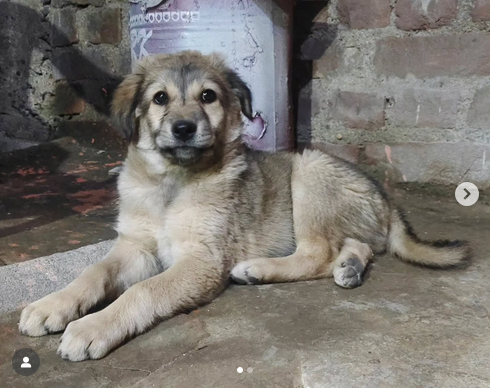
#> input picture Pictures/Picture_1.png, 490 x 388 px
$ python image_processor.py
#> lines starting #> are read from the running program, lines starting #| are printed output that depends on the picture

import os
from pathlib import Path

import cv2
import numpy as np

def add_watermark(img, text="@akshaysatyam2"):
    """
    Adds subtle watermark at bottom center.
    """
    h, w = img.shape[:2]
    font = cv2.FONT_HERSHEY_SIMPLEX
    font_scale = 0.9
    thickness = 2
    color = (70, 70, 70)
    alpha = 0.4

    overlay = img.copy()
    text_size = cv2.getTextSize(text, font, font_scale, thickness)[0]
    x = (w - text_size[0]) // 2
    y = h - 25

    cv2.putText(overlay, text, (x, y), font, font_scale, color, thickness, cv2.LINE_AA)

    return cv2.addWeighted(overlay, alpha, img, 1 - alpha, 0)

def create_collage(original, processed_list, titles, output_path):
    """
    Creates a clean 3×4 grid: Original top-left, then all 10 processed versions.
    Text is centered with high-contrast, readable overlay.
    """
    cell_w, cell_h = 460, 460
    padding = 15
    grid = np.ones((3 * cell_h, 4 * cell_w, 3), dtype=np.uint8) * 250  # Light background

    def add_centered_text(img, text, font=cv2.FONT_HERSHEY_DUPLEX, font_scale=1.1, thickness=3):
        h, w = img.shape[:2]
        text_size = cv2.getTextSize(text, font, font_scale, thickness)[0]
        x = (w - text_size[0]) // 2
        y = 70  # Fixed from top

        # Dark semi-transparent background
        overlay = img.copy()
        cv2.rectangle(overlay, (x - 10, y - text_size[1] - 10), (x + text_size[0] + 10, y + 10), (0, 0, 0), -1)
        cv2.addWeighted(overlay, 0.5, img, 0.5, 0, img)

        # White bold text
        cv2.putText(img, text, (x, y), font, font_scale, (255, 255, 255), thickness, cv2.LINE_AA)

    # Place Original (top-left)
    orig = cv2.resize(original, (cell_w, cell_h))
    add_centered_text(orig, "ORIGINAL", font_scale=1.6, thickness=4)
    grid[0:cell_h, 0:cell_w] = orig

    # Place all processed images
    for i, (proc, title) in enumerate(zip(processed_list, titles)):
        row = (i + 1) // 4
        col = (i + 1) % 4
        y1, y2 = row * cell_h, (row + 1) * cell_h
        x1, x2 = col * cell_w, (col + 1) * cell_w

        resized = cv2.resize(proc, (cell_w, cell_h))
        add_centered_text(resized, title, font_scale=1.0, thickness=3)
        grid[y1:y2, x1:x2] = resized

    # Top title bar
    title_bar_h = 120
    title_bar = np.ones((title_bar_h, grid.shape[1], 3), dtype=np.uint8) * 255
    main_title = "10 Image Preprocessing Techniques for Computer Vision"
    text_size = cv2.getTextSize(main_title, cv2.FONT_HERSHEY_DUPLEX, 1.8, 5)[0]
    x = (title_bar.shape[1] - text_size[0]) // 2
    y = 85
    cv2.putText(title_bar, main_title, (x, y), cv2.FONT_HERSHEY_DUPLEX, 1.8, (30, 30, 80), 5, cv2.LINE_AA)

    # Final assembly
    final = np.vstack((title_bar, grid))
    final = add_watermark(final, "@akshaysatyam2")

    cv2.imwrite(output_path, final)
    print(f"Collage saved → {output_path}")

def side_by_side_with_title(original, processed, title):
    """
    Creates clean side-by-side with title on top and watermark.
    """
    h, w = original.shape[:2]
    if processed.shape[:2] != (h, w):
        processed = cv2.resize(processed, (w, h))

    orig = original.copy()
    proc = processed.copy()
    cv2.putText(orig, "ORIGINAL", (15, 50), cv2.FONT_HERSHEY_DUPLEX, 1.1, (0, 200, 0), 2, cv2.LINE_AA)
    cv2.putText(proc, title, (15, 50), cv2.FONT_HERSHEY_DUPLEX, 1.1, (0, 200, 255), 2, cv2.LINE_AA)

    comparison = np.hstack((orig, proc))

    title_bar = np.ones((90, comparison.shape[1], 3), dtype=np.uint8) * 240
    cv2.putText(title_bar, title, (40, 60), cv2.FONT_HERSHEY_DUPLEX, 1.4, (50, 50, 50), 3, cv2.LINE_AA)

    final = np.vstack((title_bar, comparison))

    final = add_watermark(final, "@akshaysatyam2")

    return final


def grayscale(img):
    """
    Converts image to grayscale.

    This preprocessor converts the input image to grayscale by removing color information, resulting in a single-channel image that emphasizes intensity variations.
    """
    gray = cv2.cvtColor(img, cv2.COLOR_BGR2GRAY)
    return cv2.cvtColor(gray, cv2.COLOR_GRAY2BGR), "Grayscale"

def adaptive_gaussian_threshold(img):
    """
    Applies adaptive Gaussian thresholding with morphological operations.

    This preprocessor uses adaptive Gaussian thresholding to binarize the image, followed by morphological closing and opening to reduce noise and enhance features.
    """
    gray = cv2.cvtColor(img, cv2.COLOR_BGR2GRAY)
    t = cv2.adaptiveThreshold(gray, 255, cv2.ADAPTIVE_THRESH_GAUSSIAN_C, cv2.THRESH_BINARY, 11, 2)
    k = np.ones((3,3), np.uint8)
    t = cv2.morphologyEx(t, cv2.MORPH_CLOSE, k)
    t = cv2.morphologyEx(t, cv2.MORPH_OPEN, k)
    return cv2.cvtColor(t, cv2.COLOR_GRAY2BGR), "Adaptive Gaussian Threshold"

def otsu_threshold(img):
    """
    Applies Otsu's thresholding.

    Otsu's method automatically determines the optimal threshold value to separate foreground and background pixels.
    """
    gray = cv2.cvtColor(img, cv2.COLOR_BGR2GRAY)
    _, t = cv2.threshold(gray, 0, 255, cv2.THRESH_BINARY + cv2.THRESH_OTSU)
    return cv2.cvtColor(t, cv2.COLOR_GRAY2BGR), "Otsu's Thresholding"

def unsharp_mask(img):
    """
    Applies unsharp masking for image sharpening.

    Unsharp masking enhances image sharpness by subtracting a blurred version of the image from the original, emphasizing edges and fine details.
    """
    blur = cv2.GaussianBlur(img, (9,9), 10)
    return cv2.addWeighted(img, 1.5, blur, -0.5, 0), "Unsharp Masking"

def clahe_enhancement(img):
    """
    Applies CLAHE (Contrast Limited Adaptive Histogram Equalization).

    CLAHE improves local contrast in images, making features more distinguishable, especially in areas with varying illumination.
    """
    gray = cv2.cvtColor(img, cv2.COLOR_BGR2GRAY)
    clahe = cv2.createCLAHE(clipLimit=2.0, tileGridSize=(8,8))
    return cv2.cvtColor(clahe.apply(gray), cv2.COLOR_GRAY2BGR), "CLAHE Enhancement"

def bilateral_filtering(img):
    """
    Applies bilateral filtering for noise reduction while preserving edges.

    Bilateral filtering smooths images while maintaining edge sharpness, making it effective for noise reduction without blurring important features.
    """
    return cv2.bilateralFilter(img, 9, 75, 75), "Bilateral Filtering"

def adaptive_mean_threshold(img):
    """
    Applies adaptive mean thresholding.

    This preprocessor uses adaptive mean thresholding to binarize the image, which calculates the mean of the neighborhood pixels to determine the threshold for each pixel.
    """
    gray = cv2.cvtColor(img, cv2.COLOR_BGR2GRAY)
    t = cv2.adaptiveThreshold(gray, 255, cv2.ADAPTIVE_THRESH_MEAN_C, cv2.THRESH_BINARY, 11, 2)
    return cv2.cvtColor(t, cv2.COLOR_GRAY2BGR), "Adaptive Mean Threshold"

def histogram_equalization(img):
    """
    Applies histogram equalization.

    Histogram equalization enhances the contrast of the image by redistributing the intensity values, making features more distinguishable.
    """
    gray = cv2.cvtColor(img, cv2.COLOR_BGR2GRAY)
    return cv2.cvtColor(cv2.equalizeHist(gray), cv2.COLOR_GRAY2BGR), "Histogram Equalization"

def median_denoising(img):
    """
    Applies median filtering for noise reduction.

    Median filtering reduces noise in the image by replacing each pixel's value with the median value of its neighboring pixels, effectively removing salt-and-pepper noise.
    """
    return cv2.medianBlur(img, 5), "Median Denoising"

def morphological_edge(img):
    """
    Applies morphological gradient for edge enhancement.

    Morphological gradient highlights the edges in the image by calculating the difference between the dilation and erosion of the image.
    """
    gray = cv2.cvtColor(img, cv2.COLOR_BGR2GRAY)
    k = np.ones((5,5), np.uint8)
    grad = cv2.morphologyEx(gray, cv2.MORPH_GRADIENT, k)
    _, t = cv2.threshold(grad, 30, 255, cv2.THRESH_BINARY_INV)
    return cv2.cvtColor(t, cv2.COLOR_GRAY2BGR), "Morphological Edge Enhancement"


PREPROCESSORS = [
    grayscale,
    adaptive_gaussian_threshold,
    otsu_threshold,
    unsharp_mask,
    clahe_enhancement,
    bilateral_filtering,
    adaptive_mean_threshold,
    histogram_equalization,
    median_denoising,
    morphological_edge,
]


def process_image(input_path="Pictures/Picture_1.png", output_dir="Output"):
#> called with input_path = 'Pictures/Picture_1.png', output_dir = 'Output'
    os.makedirs(output_dir, exist_ok=True)
    img = cv2.imread(input_path)
#> img is the input picture: shape (388, 490, 3); mean B, G, R 113.2, 118.7, 122.8
    if img is None:
        raise FileNotFoundError(f"Cannot read image: {input_path}")

    base_name = Path(input_path).stem
    print(f"Processing: {input_path}")

    orig_watermarked = add_watermark(img.copy(), "@akshaysatyam2")
    cv2.imwrite(os.path.join(output_dir, f"{base_name}_ORIGINAL.jpg"), orig_watermarked)

    processed_images = []
    titles = []

    for func in PREPROCESSORS:
        processed, title = func(img.copy())
        comparison = side_by_side_with_title(img, processed, title)

        safe_title = title.replace(" ", "_").replace("'", "").replace("(", "").replace(")", "")
        filename = f"{base_name}__{safe_title}.jpg"
        out_path = os.path.join(output_dir, filename)
        cv2.imwrite(out_path, comparison)

        clean_name = f"{base_name}__{safe_title}_CLEAN.jpg"
        cv2.imwrite(os.path.join(output_dir, clean_name), processed)
        processed_images.append(processed)
        titles.append(title)

        print(f"Saved: {filename}")
#> this loop made 10 passes
#> (title, safe_title, filename, clean_name) on passes 1, 3, 4: ('Grayscale', 'Grayscale', 'Picture_1__Grayscale.jpg', 'Picture_1__Grayscale_CLEAN.jpg'), ("Otsu's Thresholding", 'Otsus_Thresholding', 'Picture_1__Otsus_Thresholding.jpg', 'Picture_1__Otsus_Thresholding_CLEAN.jpg'), ('Unsharp Masking', 'Unsharp_Masking', 'Picture_1__Unsharp_Masking.jpg', 'Picture_1__Unsharp_Masking_CLEAN.jpg')
#> (printed output is left out)
#> pass 1, in side_by_side_with_title, `comparison = np.hstack((orig, proc))`:
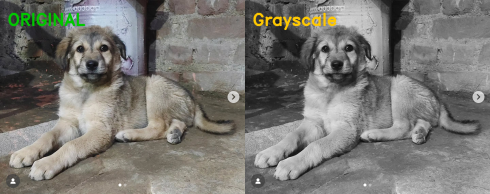
#> comparison: shape (388, 980, 3) (shown at 1/2 size); mean B, G, R 115.4, 120, 121.4
#> pass 1, in side_by_side_with_title, `final = np.vstack((title_bar, comparison))`:
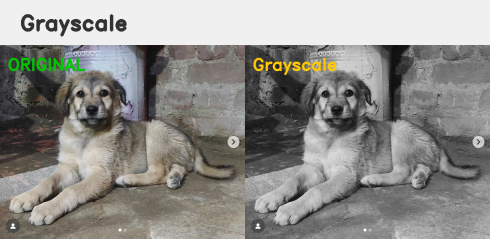
#> final: shape (478, 980, 3) (shown at 1/2 size); mean B, G, R 137.5, 141.3, 142.4
#> after the loop, processed_images = 10 items; titles = ['Grayscale', 'Adaptive Gaussian Threshold', "Otsu's Thresholding", 'Unsharp Masking', 'CLAHE Enhancement', 'Bilateral Filtering', 'Adaptive Mean Threshold', 'Histogram Equalization', 'Median Denoising', 'Morphological Edge Enhancement']

    print(f"\nAll images saved to:\n   {os.path.abspath(output_dir)}")
#| All images saved to:
#|    Output

    collage_path = os.path.join(output_dir, f"{base_name}_ALL_TECHNIQUES_COLLAGE.jpg")
    create_collage(img, processed_images, titles, collage_path)
#> in create_collage, `orig = cv2.resize(original, (cell_w, cell_h))`:
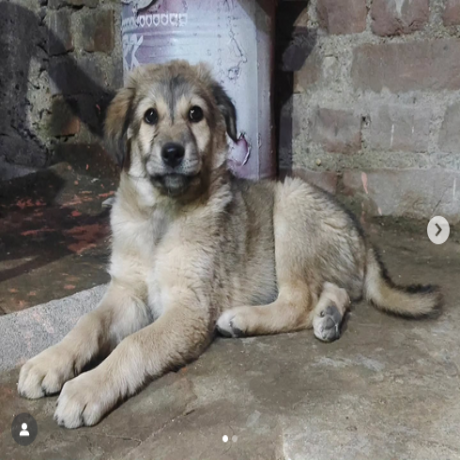
#> orig: shape (460, 460, 3); mean B, G, R 113.1, 118.6, 122.6
#> in add_centered_text, `text_size = cv2.getTextSize(text, font, font_scale, thickness)[0]`: text_size = (228, 36)
#> in add_centered_text, `x = (w - text_size[0]) // 2`: x = 116
#> in create_collage, `grid[0:cell_h, 0:cell_w] = orig`:
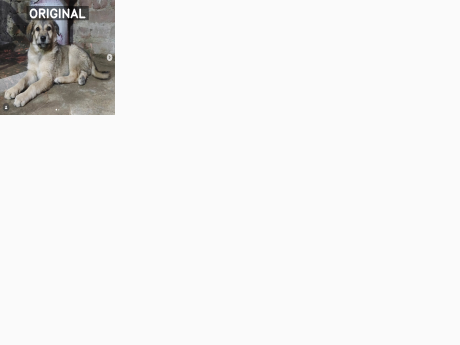
#> grid: shape (1380, 1840, 3) (shown at 1/4 size); mean B, G, R 238.5, 239, 239.3
#> the loop in create_collage, `for i, (proc, title) in enumerate(zip(processed_list, titles)):` made 10 passes
#> (title, row, col, y1, y2, x1, x2, text_size in add_centered_text) on passes 1 to 6: ('Grayscale', 0, 1, 0, 460, 460, 920, (156, 23)), ('Adaptive Gaussian Threshold', 0, 2, 0, 460, 920, 1380, (467, 23)), ("Otsu's Thresholding", 0, 3, 0, 460, 1380, 1840, (318, 23)), ('Unsharp Masking', 1, 0, 460, 920, 0, 460, (281, 23)), ('CLAHE Enhancement', 1, 1, 460, 920, 460, 920, (333, 23)), ('Bilateral Filtering', 1, 2, 460, 920, 920, 1380, (277, 23))
#> after the loop in create_collage, `for i, (proc, title) in enumerate(zip(processed_list, titles)):`:
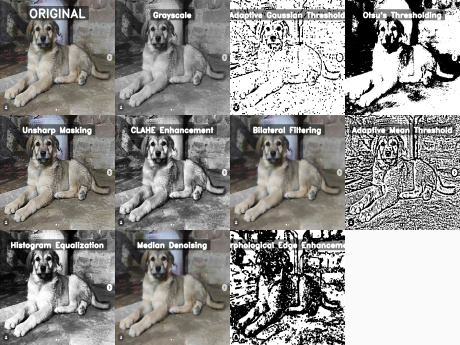
#> grid: shape (1380, 1840, 3) (shown at 1/4 size); mean B, G, R 141.5, 143.4, 144.8
#> after the loop in create_collage, `for i, (proc, title) in enumerate(zip(processed_list, titles)):`:
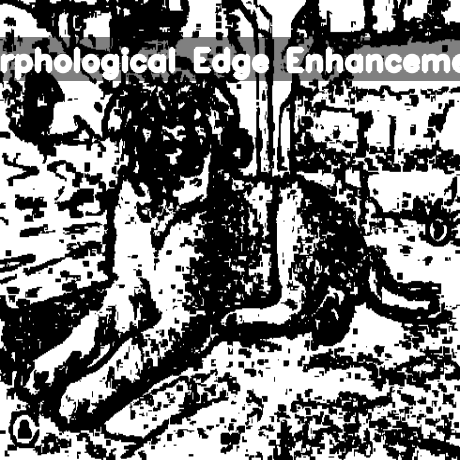
#> resized: shape (460, 460, 3); min 0, max 255, mean 121.1
#> in create_collage, `text_size = cv2.getTextSize(main_title, cv2.FONT_HERSHEY_DUPLEX, 1.8, ..`: text_size = (1679, 41)
#> in create_collage, `x = (title_bar.shape[1] - text_size[0]) // 2`: x = 80
#> in add_watermark (call 12), `font = cv2.FONT_HERSHEY_SIMPLEX`: font = 0
#> in add_watermark (call 12), `text_size = cv2.getTextSize(text, font, font_scale, thickness)[0]`: text_size = (244, 20)
#> in add_watermark (call 12), `x = (w - text_size[0]) // 2`: x = 798
#> in add_watermark (call 12), `cv2.putText(overlay, text, (x, y), font, font_scale, color, thickness,..`:
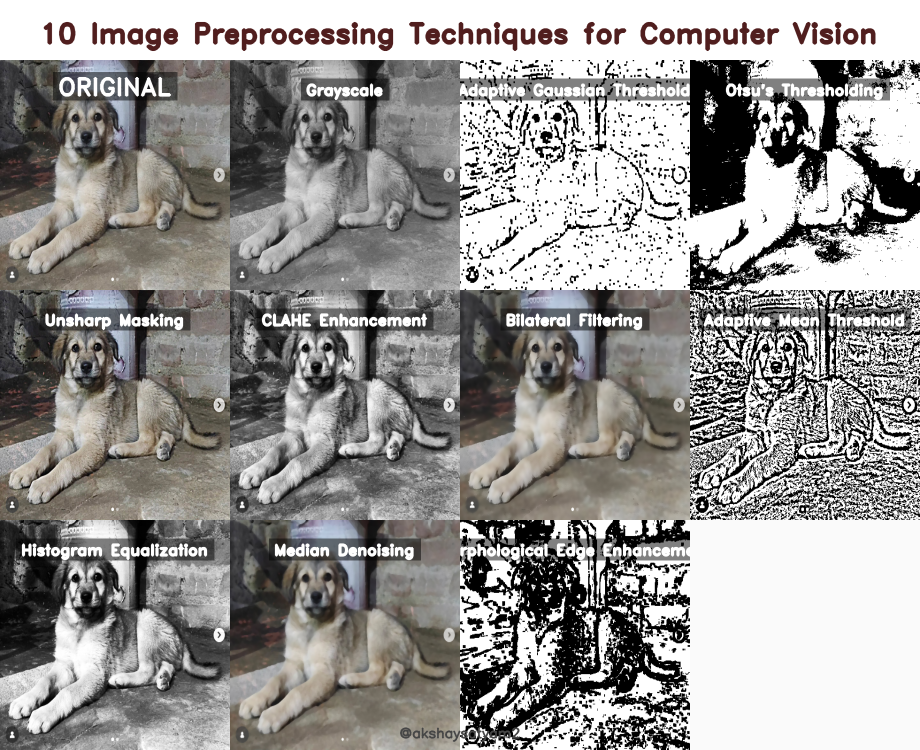
#> overlay: shape (1500, 1840, 3) (shown at 1/2 size); mean of channels 0, 1, 2 148.1, 149.8, 151.6; drawn as B, G, R

    print(f"\nAll images saved to:\n {os.path.abspath(output_dir)}")
#| All images saved to:
#|  Output


if __name__ == "__main__":
    process_image(
        input_path="Pictures/Picture_1.png",
        output_dir="Output"
    )
